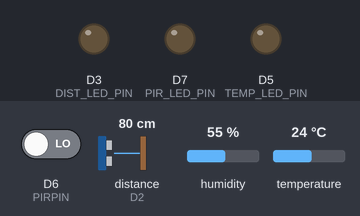
The sketch below on a simulated ESP8266 (NodeMCU). On the bench: output pins drawn as LEDs (lit = HIGH). Wiring (inferred from the names in the program): ultrasonic range finder: trigger D1; echo D2. Inputs (shaded band) come from the test bench; at power-on: D6 (PIRPIN) LOW, distance to the obstacle (sensor on D2) 80 cm, temperature 24 °C, humidity 55 %. The echo pulse lasts 58.3 µs per cm; WiFi joins after 1.5 s; servers stay silent unless stated; no MQTT or app messages arrive unless stated; pins used as bus, display or sensor lines are not drawn; what the sketch prints to the serial monitor is not drawn.

Above: at 2.7 s.
2.8 s: D6 (PIRPIN) driven HIGH
At 4.6 s:
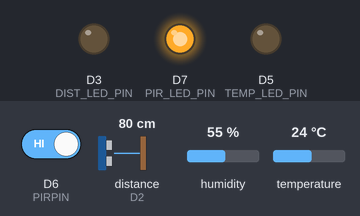
5.2 s: distance to the obstacle (sensor on D2) set to 34 cm
6.9 s: distance to the obstacle (sensor on D2) set to 27 cm
At 8.6 s:
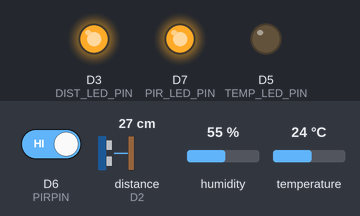
9.2 s: temperature set to 30 °C
11.0 s: temperature set to 33 °C
At 12.8 s:
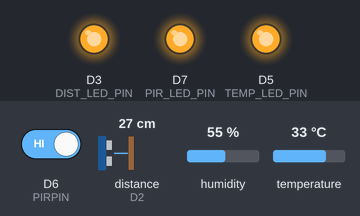
13.4 s: D6 (PIRPIN) driven LOW
At 15.1 s:
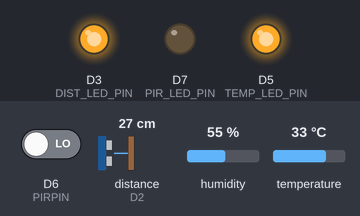
Timing chart, 0 to 16.4 s (numbered marks = the images above; inputs shaded):
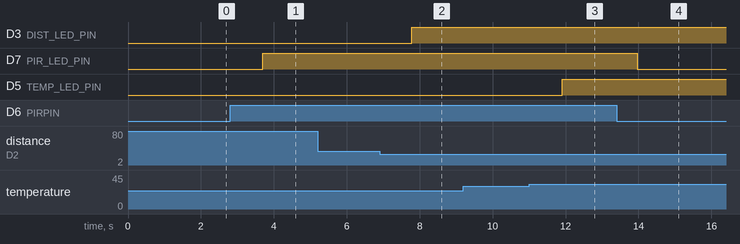

Measured:
- the behaviour switches between 31 and 30 cm on distance to the obstacle (sensor on D2) (found by bisection; images 1 and 2)
- the behaviour switches between 31 and 32 °C on temperature (found by bisection; images 2 and 3)
- after the input at 2.8 s, D7 (PIR_LED_PIN): LOW → HIGH after 0.89 s
- after the input at 5.2 s, every drawn part: stays the same
- after the input at 6.9 s, D3 (DIST_LED_PIN): LOW → HIGH after 0.88 s
- after the input at 9.2 s, every drawn part: stays the same
- after the input at 11.0 s, D5 (TEMP_LED_PIN): LOW → HIGH after 0.91 s
- after the input at 13.4 s, D7 (PIR_LED_PIN): HIGH → LOW after 0.57 s

The sketch:

esp8266_final.ino
```cpp
#include <ESP8266WiFi.h>
#include <PubSubClient.h>
#include "DHT.h"

// WiFi credentials
const char* ssid = "Sidd";
const char* password = "12345678";

// MQTT Broker settings
const char* mqtt_server = "broker.emqx.io";
const int mqtt_port = 1883;
const char* mqtt_topic = "emqx/esp8266";
const char* mqtt_username = "emqx";
const char* mqtt_password = "public";

WiFiClient espClient;
PubSubClient mqtt_client(espClient);

// Define pin numbers
#define TRIGPIN D1        // Ultrasonic sensor trigger pin
#define ECHOPIN D2        // Ultrasonic sensor echo pin
#define DIST_LED_PIN D3   // LED for distance threshold

#define DHTPIN D4         // DHT22 data pin
#define TEMP_LED_PIN D5   // LED for temperature threshold

#define PIRPIN D6         // PIR sensor pin
#define PIR_LED_PIN D7    // LED for motion detection

// Constants and thresholds
#define DHTTYPE DHT11     // DHT type
const int distanceThreshold = 30;        // Distance threshold in centimeters
const float temperatureThreshold = 31.5; // Temperature threshold in Celsius

// Initialize DHT sensor
DHT dht(DHTPIN, DHTTYPE);

void setup() {
    Serial.begin(9600);
    dht.begin();

    // Set pin modes
    pinMode(TRIGPIN, OUTPUT);
    pinMode(ECHOPIN, INPUT);
    pinMode(DIST_LED_PIN, OUTPUT);

    pinMode(TEMP_LED_PIN, OUTPUT);
    pinMode(PIRPIN, INPUT);
    pinMode(PIR_LED_PIN, OUTPUT);

    connectToWiFi();
    mqtt_client.setServer(mqtt_server, mqtt_port);
    mqtt_client.setCallback(mqttCallback);
    connectToMQTTBroker();
}

void loop() {
    if (!mqtt_client.connected()) {
        connectToMQTTBroker();
    }
    mqtt_client.loop();

    collectAndSendSensorData();

    delay(2000); // Adjust delay as needed
}

void connectToWiFi() {
    WiFi.begin(ssid, password);
    Serial.print("Connecting to WiFi");
    while (WiFi.status() != WL_CONNECTED) {
        delay(500);
        Serial.print(".");
    }
    Serial.println("\nConnected to the WiFi network");
}

void connectToMQTTBroker() {
    while (!mqtt_client.connected()) {
        String client_id = "esp8266-client-" + String(WiFi.macAddress());
        Serial.printf("Connecting to MQTT Broker as %s.....\n", client_id.c_str());
        if (mqtt_client.connect(client_id.c_str(), mqtt_username, mqtt_password)) {
            Serial.println("Connected to MQTT broker");
            mqtt_client.subscribe(mqtt_topic);
        } else {
            Serial.print("Failed to connect to MQTT broker, rc=");
            Serial.print(mqtt_client.state());
            Serial.println(" try again in 5 seconds");
            delay(5000);
        }
    }
}

void mqttCallback(char *topic, byte *payload, unsigned int length) {
    Serial.print("Message received on topic: ");
    Serial.println(topic);
    Serial.print("Message:");
    for (unsigned int i = 0; i < length; i++) {
        Serial.print((char) payload[i]);
    }
    Serial.println();
    Serial.println("-----------------------");
}

void collectAndSendSensorData() {
    // Ultrasonic Sensor Data
    long duration;
    int distance;
    digitalWrite(TRIGPIN, LOW);
    delayMicroseconds(2);
    digitalWrite(TRIGPIN, HIGH);
    delayMicroseconds(10);
    digitalWrite(TRIGPIN, LOW);
    duration = pulseIn(ECHOPIN, HIGH);
    distance = duration * 0.034 / 2;
    if (distance < distanceThreshold) {
        digitalWrite(DIST_LED_PIN, HIGH); // Turn on LED if distance is below threshold
    } else {
        digitalWrite(DIST_LED_PIN, LOW);
    }

    // DHT22 Sensor Data
    float temperature = dht.readTemperature();
    float humidity = dht.readHumidity();
    if (isnan(temperature) || isnan(humidity)) {
        Serial.println("Failed to read from DHT sensor!");
        return;
    } else {
        if (temperature > temperatureThreshold) {
            digitalWrite(TEMP_LED_PIN, HIGH);
        } else {
            digitalWrite(TEMP_LED_PIN, LOW);
        }
    }

    // PIR Sensor Data
    String motionDetected = "NO";
    if (digitalRead(PIRPIN) == HIGH) {
        digitalWrite(PIR_LED_PIN, HIGH);
        motionDetected = "YES";
    } else {
        digitalWrite(PIR_LED_PIN, LOW);
    }

    String payload = "{";
    payload += "\"temperature\":"; payload += temperature; payload += ",";
    payload += "\"humidity\":"; payload += humidity; payload += ",";
    payload += "\"distance\":"; payload += distance; payload += ",";
    payload += "\"motion\":\""; payload += motionDetected; payload += "\"";
    payload += "}";

    mqtt_client.publish(mqtt_topic, payload.c_str());
    Serial.println("Published sensor data: " + payload);
}
```
